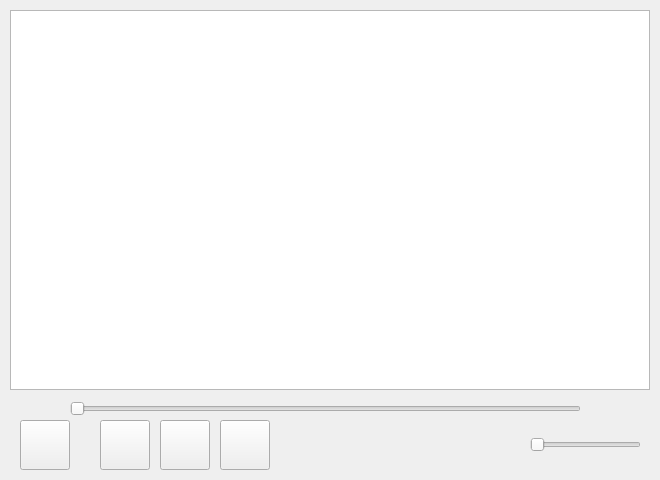
<?xml version="1.0" encoding="UTF-8"?>
<ui version="4.0">
 <class>MainWindow</class>
 <widget class="QMainWindow" name="MainWindow">
  <property name="windowModality">
   <enum>Qt::WindowModal</enum>
  </property>
  <property name="geometry">
   <rect>
    <x>0</x>
    <y>0</y>
    <width>660</width>
    <height>480</height>
   </rect>
  </property>
  <property name="sizePolicy">
   <sizepolicy hsizetype="Fixed" vsizetype="Fixed">
    <horstretch>0</horstretch>
    <verstretch>0</verstretch>
   </sizepolicy>
  </property>
  <property name="minimumSize">
   <size>
    <width>660</width>
    <height>480</height>
   </size>
  </property>
  <property name="maximumSize">
   <size>
    <width>660</width>
    <height>480</height>
   </size>
  </property>
  <property name="windowTitle">
   <string>VkMusicPlayer</string>
  </property>
  <property name="windowIcon">
   <iconset resource="resources.qrc">
    <normaloff>:/images/images/vk.png</normaloff>:/images/images/vk.png</iconset>
  </property>
  <property name="layoutDirection">
   <enum>Qt::LeftToRight</enum>
  </property>
  <widget class="QWidget" name="centralWidget">
   <widget class="QTableWidget" name="tableWidget">
    <property name="geometry">
     <rect>
      <x>10</x>
      <y>10</y>
      <width>640</width>
      <height>380</height>
     </rect>
    </property>
   </widget>
   <widget class="QPushButton" name="buttonPlayPause">
    <property name="geometry">
     <rect>
      <x>20</x>
      <y>420</y>
      <width>50</width>
      <height>50</height>
     </rect>
    </property>
    <property name="text">
     <string/>
    </property>
    <property name="icon">
     <iconset resource="resources.qrc">
      <normaloff>:/images/images/play.png</normaloff>:/images/images/play.png</iconset>
    </property>
    <property name="iconSize">
     <size>
      <width>70</width>
      <height>70</height>
     </size>
    </property>
   </widget>
   <widget class="QPushButton" name="buttonPrevious">
    <property name="geometry">
     <rect>
      <x>100</x>
      <y>420</y>
      <width>50</width>
      <height>50</height>
     </rect>
    </property>
    <property name="text">
     <string/>
    </property>
    <property name="icon">
     <iconset resource="resources.qrc">
      <normaloff>:/images/images/back.png</normaloff>:/images/images/back.png</iconset>
    </property>
    <property name="iconSize">
     <size>
      <width>70</width>
      <height>70</height>
     </size>
    </property>
   </widget>
   <widget class="QPushButton" name="buttonStop">
    <property name="geometry">
     <rect>
      <x>160</x>
      <y>420</y>
      <width>50</width>
      <height>50</height>
     </rect>
    </property>
    <property name="text">
     <string/>
    </property>
    <property name="icon">
     <iconset resource="resources.qrc">
      <normaloff>:/images/images/stop.png</normaloff>:/images/images/stop.png</iconset>
    </property>
    <property name="iconSize">
     <size>
      <width>70</width>
      <height>70</height>
     </size>
    </property>
   </widget>
   <widget class="QPushButton" name="buttonNext">
    <property name="geometry">
     <rect>
      <x>220</x>
      <y>420</y>
      <width>50</width>
      <height>50</height>
     </rect>
    </property>
    <property name="text">
     <string/>
    </property>
    <property name="icon">
     <iconset resource="resources.qrc">
      <normaloff>:/images/images/next.png</normaloff>:/images/images/next.png</iconset>
    </property>
    <property name="iconSize">
     <size>
      <width>70</width>
      <height>70</height>
     </size>
    </property>
   </widget>
   <widget class="QSlider" name="sliderTrack">
    <property name="geometry">
     <rect>
      <x>70</x>
      <y>393</y>
      <width>511</width>
      <height>31</height>
     </rect>
    </property>
    <property name="font">
     <font>
      <pointsize>10</pointsize>
      <weight>50</weight>
      <bold>false</bold>
     </font>
    </property>
    <property name="mouseTracking">
     <bool>false</bool>
    </property>
    <property name="focusPolicy">
     <enum>Qt::StrongFocus</enum>
    </property>
    <property name="contextMenuPolicy">
     <enum>Qt::DefaultContextMenu</enum>
    </property>
    <property name="orientation">
     <enum>Qt::Horizontal</enum>
    </property>
   </widget>
   <widget class="QSlider" name="sliderVolume">
    <property name="geometry">
     <rect>
      <x>530</x>
      <y>429</y>
      <width>111</width>
      <height>31</height>
     </rect>
    </property>
    <property name="orientation">
     <enum>Qt::Horizontal</enum>
    </property>
   </widget>
  </widget>
 </widget>
 <layoutdefault spacing="6" margin="11"/>
 <resources>
  <include location="resources.qrc"/>
 </resources>
 <connections/>
</ui>
